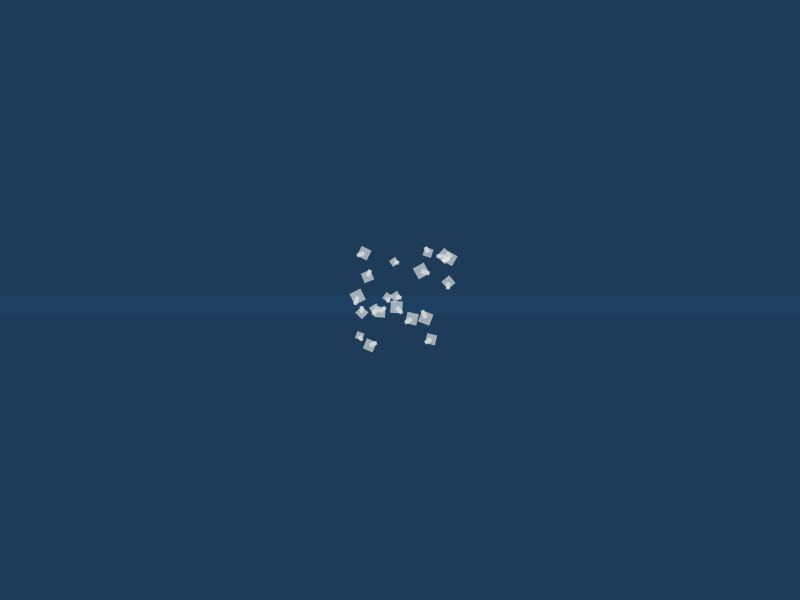
Frame 1 (no input)
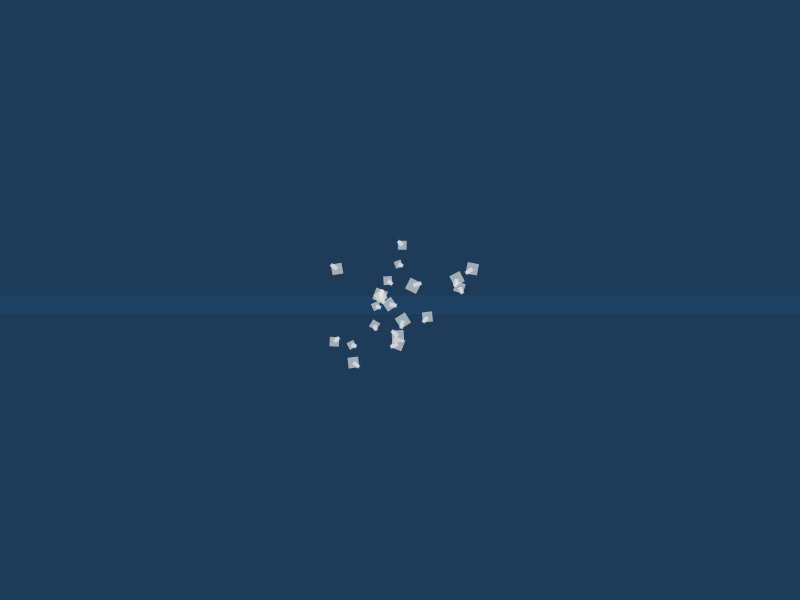
Frame 60 (no input)
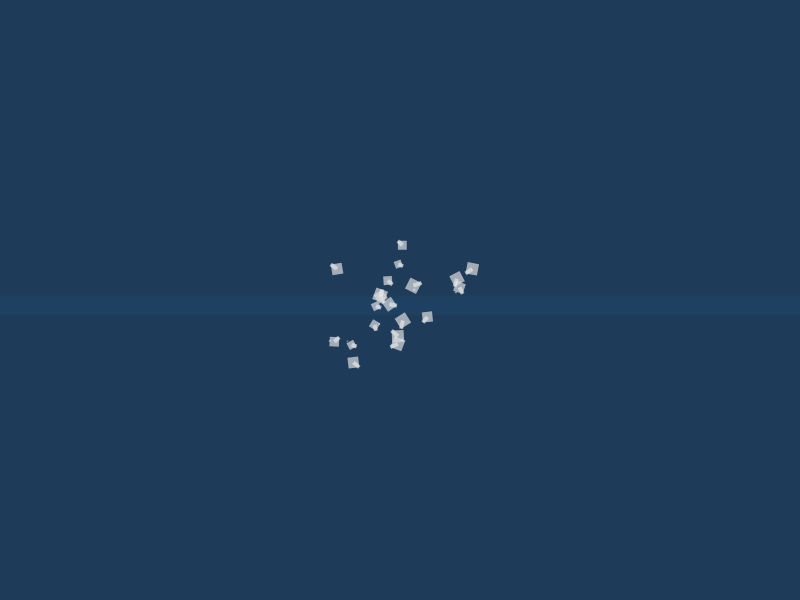
Frame 120 (the mouse pressed at the canvas centre since frame 60)

The p5.js sketch that drew these frames (run headless with seeded random() and noise() and a simulated clock; from frame 60 on, the mouse is pressed at the canvas centre):

// p5.js sketch
// ── sketch.js
let ships = [];
let waterColor;
let shipColor;

function setup() {
  createCanvas(800, 600);
  waterColor = color(30, 60, 90);
  shipColor = color(220, 220, 220, 180);
  
  // Create initial ships near center
  for (let i = 0; i < 20; i++) {
    ships.push({
      x: width/2 + random(-50, 50),
      y: height/2 + random(-50, 50),
      size: random(10, 20),
      speedX: random(-0.5, 0.5),
      speedY: random(-0.5, 0.5),
      angle: random(TWO_PI),
      angleSpeed: random(-0.02, 0.02),
      life: 1,
      dissolving: false
    });
  }
}

function draw() {
  background(waterColor);
  
  // Draw water surface with subtle wave effect
  noStroke();
  for (let i = 0; i < 20; i++) {
    let y = height/2 + sin(frameCount * 0.01 + i) * 5;
    fill(40, 70, 100, 30);
    rect(0, y, width, 10);
  }
  
  // Update and draw ships
  for (let i = ships.length - 1; i >= 0; i--) {
    let ship = ships[i];
    
    if (ship.dissolving) {
      ship.life -= 0.01;
      if (ship.life <= 0) {
        ships.splice(i, 1);
        continue;
      }
    } else {
      // Apply gentle random movement
      ship.speedX += random(-0.01, 0.01);
      ship.speedY += random(-0.01, 0.01);
      
      // Clamp speed
      ship.speedX = constrain(ship.speedX, -0.5, 0.5);
      ship.speedY = constrain(ship.speedY, -0.5, 0.5);
      
      // Update position
      ship.x += ship.speedX;
      ship.y += ship.speedY;
      
      // Update rotation
      ship.angle += ship.angleSpeed;
    }
    
    // Draw ship as a paper-cut silhouette
    push();
    translate(ship.x, ship.y);
    rotate(ship.angle);
    
    fill(shipColor);
    noStroke();
    
    // Simple ship shape (paper cut style)
    beginShape();
    vertex(0, -ship.size/2);
    vertex(ship.size/2, 0);
    vertex(0, ship.size/2);
    vertex(-ship.size/2, 0);
    endShape(CLOSE);
    
    // Add small sail
    fill(240, 240, 240, 150);
    rect(-2, -ship.size/2, 4, ship.size/2);
    
    pop();
  }
  
  // Draw particles when ships are dissolving
  for (let i = ships.length - 1; i >= 0; i--) {
    if (ships[i].dissolving && random() < 0.3) {
      fill(255, 255, 255, 100);
      noStroke();
      ellipse(
        ships[i].x + random(-5, 5),
        ships[i].y + random(-5, 5),
        random(1, 3)
      );
    }
  }
}

function mousePressed() {
  // Accelerate all ships when clicked
  for (let ship of ships) {
    ship.dissolving = true;
  }
}
